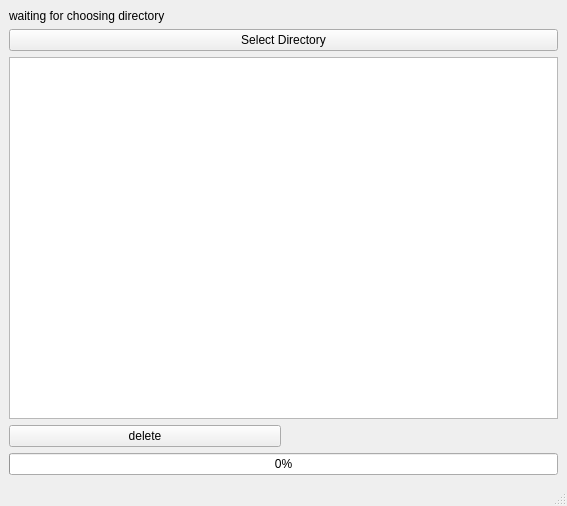
<?xml version="1.0" encoding="UTF-8"?>
<ui version="4.0">
 <class>MainWindow</class>
 <widget class="QMainWindow" name="MainWindow">
  <property name="geometry">
   <rect>
    <x>0</x>
    <y>0</y>
    <width>567</width>
    <height>506</height>
   </rect>
  </property>
  <property name="windowTitle">
   <string>MainWindow</string>
  </property>
  <widget class="QWidget" name="centralwidget">
   <layout class="QGridLayout" name="gridLayout">
    <item row="3" column="0" colspan="2">
     <widget class="QTreeWidget" name="treeWidget">
      <property name="lineWidth">
       <number>1</number>
      </property>
      <property name="uniformRowHeights">
       <bool>true</bool>
      </property>
      <property name="sortingEnabled">
       <bool>false</bool>
      </property>
      <property name="headerHidden">
       <bool>true</bool>
      </property>
      <property name="columnCount">
       <number>1</number>
      </property>
      <attribute name="headerVisible">
       <bool>false</bool>
      </attribute>
      <attribute name="headerCascadingSectionResizes">
       <bool>false</bool>
      </attribute>
      <attribute name="headerDefaultSectionSize">
       <number>100</number>
      </attribute>
      <attribute name="headerHighlightSections">
       <bool>false</bool>
      </attribute>
      <attribute name="headerShowSortIndicator" stdset="0">
       <bool>false</bool>
      </attribute>
      <attribute name="headerStretchLastSection">
       <bool>true</bool>
      </attribute>
      <column>
       <property name="text">
        <string>name</string>
       </property>
      </column>
     </widget>
    </item>
    <item row="5" column="0" colspan="2">
     <widget class="QProgressBar" name="progressBar">
      <property name="enabled">
       <bool>true</bool>
      </property>
      <property name="value">
       <number>0</number>
      </property>
      <property name="textVisible">
       <bool>true</bool>
      </property>
     </widget>
    </item>
    <item row="2" column="0" colspan="2">
     <widget class="QPushButton" name="startButton">
      <property name="text">
       <string>Select Directory</string>
      </property>
     </widget>
    </item>
    <item row="4" column="0">
     <widget class="QPushButton" name="deleteButton">
      <property name="text">
       <string>delete</string>
      </property>
     </widget>
    </item>
    <item row="0" column="0">
     <widget class="QLabel" name="statusLabel">
      <property name="text">
       <string>waiting for choosing directory</string>
      </property>
     </widget>
    </item>
   </layout>
  </widget>
  <widget class="QMenuBar" name="menubar">
   <property name="geometry">
    <rect>
     <x>0</x>
     <y>0</y>
     <width>567</width>
     <height>29</height>
    </rect>
   </property>
  </widget>
  <widget class="QStatusBar" name="statusbar"/>
 </widget>
 <resources/>
 <connections/>
</ui>
